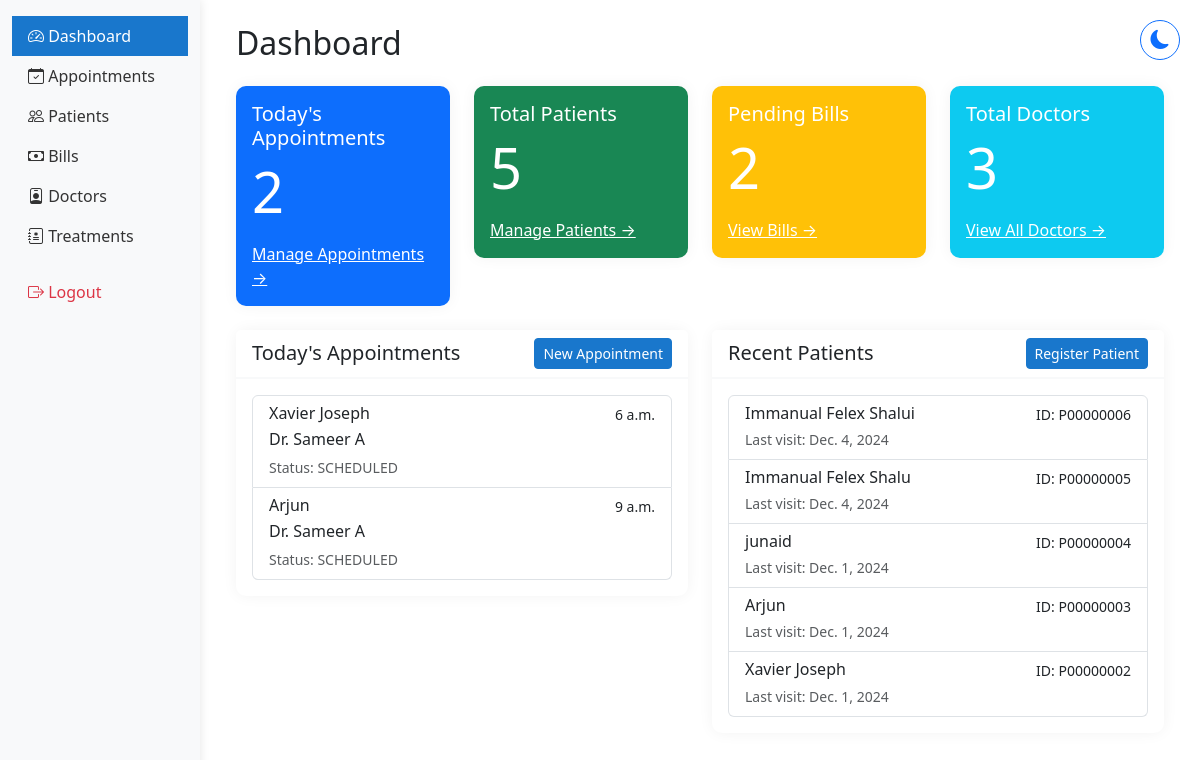
/staff/dashboard/ (signed in), run on the app's committed database.
### hmsapp/models.py (models this page shows, shortened)
class Appointment(models.Model):
    APPOINTMENT_STATUS = [
        ('SCHEDULED', 'Scheduled'),
        ('COMPLETED', 'Completed'),
        ('CANCELLED', 'Cancelled'),
        ('NO_SHOW', 'No Show'),
    ]
    appointment_id = models.CharField(max_length=10, unique=True, null=True, blank=True, default=None)
    patient = models.ForeignKey(Patient, on_delete=models.CASCADE)
    doctor = models.ForeignKey(DoctorProfile, on_delete=models.CASCADE)
    appointment_date = models.DateField()
    appointment_time = models.TimeField()
    status = models.CharField(max_length=20, choices=APPOINTMENT_STATUS, default='SCHEDULED')
    notes = models.TextField(blank=True)
    phone_number = models.CharField(max_length=15, validators=[phone_regex], null=True, blank=True)
    medical_records = models.FileField(upload_to='medical_records/', null=True, blank=True)
    google_calendar_event_id = models.CharField(max_length=100, blank=True, null=True)
    created_at = models.DateTimeField(auto_now_add=True)
    updated_at = models.DateTimeField(auto_now=True)
    class Meta:
        ordering = ['-appointment_date', '-appointment_time']

class Patient(models.Model):
    BLOOD_GROUPS = [
        ('A+', 'A+'), ('A-', 'A-'),
        ('B+', 'B+'), ('B-', 'B-'),
        ('O+', 'O+'), ('O-', 'O-'),
        ('AB+', 'AB+'), ('AB-', 'AB-'),
    ]
    GENDER_CHOICES = [
        ('MALE', 'Male'),
        ('FEMALE', 'Female'),
        ('OTHER', 'Other'),
    ]
    user = models.OneToOneField(User, on_delete=models.CASCADE)  # Changed to OneToOneField
    patient_name = models.CharField(max_length=100)  # Removed blank=True
    date_of_birth = models.DateField()
    blood_group = models.CharField(max_length=5, choices=BLOOD_GROUPS)  # Added choices
    gender = models.CharField(max_length=10, choices=GENDER_CHOICES)  # Added choices
    nationality = models.CharField(max_length=50)
    referred_by = models.CharField(max_length=100, blank=True)
    phone_number = models.CharField(max_length=15, validators=[phone_regex])
    address = models.TextField(blank=True)
    emergency_contact_name = models.CharField(max_length=100)
    emergency_contact_phone = models.CharField(max_length=15, validators=[phone_regex])
    medical_history = models.TextField(blank=True)
    drug_allergies = models.TextField(blank=True)
    food_allergies = models.TextField(blank=True)
    created_at = models.DateTimeField(auto_now_add=True)
    updated_at = models.DateTimeField(auto_now=True)
    patient_id = models.CharField(max_length=9, unique=True, blank=True)
    profile_picture = models.ImageField(
        upload_to='patients/profile_pics/',
        null=True,
        blank=True,
        validators=[FileExtensionValidator(['jpg', 'jpeg', 'png'])]
    )

class DoctorProfile(models.Model):
    user = models.OneToOneField(User, on_delete=models.CASCADE)
    specialty = models.ForeignKey('Specialty', on_delete=models.SET_NULL, null=True)
    license_number = models.CharField(max_length=50, unique=True)
    phone_number = models.CharField(max_length=15, validators=[phone_regex])
    address = models.TextField(blank=True)
    doctor_id = models.CharField(max_length=6, unique=True, blank=True)
    profile_picture = models.ImageField(
        upload_to='doctors/profile_pics/',
        null=True,
        blank=True,
        validators=[FileExtensionValidator(['jpg', 'jpeg', 'png'])]
    )
    google_calendar_enabled = models.BooleanField(default=False)
    google_calendar_credentials = models.JSONField(null=True, blank=True)
    created_at = models.DateTimeField(auto_now_add=True)
    updated_at = models.DateTimeField(auto_now=True)

### hmsapp/views.py (the view)
# urls.py: path('staff/dashboard/', views.staff_dashboard, name='staff_dashboard'),
@login_required
@staff_required
def staff_dashboard(request):
    context = {
        'staff': get_object_or_404(StaffProfile, user=request.user),
        'todays_appointments': Appointment.objects.filter(
            appointment_date=date.today()
        ).order_by('appointment_time'),
        'recent_patients': Patient.objects.order_by('-created_at')[:5],
        'pending_bills': Bill.objects.filter(
            payment_status__in=['UNPAID', 'PARTIALLY_PAID']
        ).count(),
        'total_doctors': DoctorProfile.objects.count()
    }
    return render(request, 'staff/staff_dashboard.html', context)

### hmsapp/context_processors.py (called while the page is built)
def base_template(request):
    if request.user.is_authenticated:
        if request.user.groups.filter(name='Doctors').exists():
            base_template = 'doctor/base_doctor.html'
        elif request.user.groups.filter(name='Administrators').exists():
            base_template = 'hosp_admin/base_admin.html'
        else:
            base_template = 'staff/base_staff.html'
    else:
        base_template = 'staff/base_staff.html'
    return {'base_template': base_template}

### hmsapp/templates/staff/staff_dashboard.html (shortened to what this page needs)
{% extends 'staff/base_staff.html' %}
{% block content %}
<div class="container-fluid py-4">
    <h1 class="h2 mb-4">Dashboard</h1>
    <div class="row mb-4">
        <div class="col-md-3">
            <div class="card text-white bg-primary">
                <div class="card-body">
                    <h5 class="card-title">Today's Appointments</h5>
                    <p class="card-text display-4">{{ todays_appointments.count }}</p>
                    <a href="{% url 'manage_appointments' %}" class="text-white">Manage Appointments →</a>
                </div>
            </div>
        </div>
        <div class="col-md-3">
            <div class="card text-white bg-success">
                <div class="card-body">
                    <h5 class="card-title">Total Patients</h5>
                    <p class="card-text display-4">{{ recent_patients.count }}</p>
                    <a href="{% url 'manage_patients' %}" class="text-white">Manage Patients →</a>
                </div>
            </div>
        </div>
        <div class="col-md-3">
            <div class="card text-white bg-warning">
                <div class="card-body">
                    <h5 class="card-title">Pending Bills</h5>
                    <p class="card-text display-4">{{ pending_bills }}</p>
                    <a href="{% url 'manage_bills' %}" class="text-white">View Bills →</a>
                </div>
            </div>
        </div>
        <div class="col-md-3">
            <div class="card text-white bg-info">
                <div class="card-body">
                    <h5 class="card-title">Total Doctors</h5>
                    <p class="card-text display-4">{{ total_doctors }}</p>
                    <a href="{% url 'all_doctors' %}" class="text-white">View All Doctors →</a>
                </div>
            </div>
        </div>
    </div>
    <div class="row">
        <div class="col-md-6">
            <div class="card">
                <div class="card-header d-flex justify-content-between align-items-center">
                    <h5 class="mb-0">Today's Appointments</h5>
                    <a href="{% url 'manage_appointments' %}" class="btn btn-sm btn-primary">New Appointment</a>
                </div>
                <div class="card-body">
                    {% if todays_appointments %}
                        <div class="list-group">
                        {% for appointment in todays_appointments %}
                            <a href="{% url 'view_appointment' appointment.id %}" class="list-group-item list-group-item-action">
                                <div class="d-flex w-100 justify-content-between">
                                    <h6 class="mb-1">{{ appointment.patient.patient_name }}</h6>
                                    <small>{{ appointment.appointment_time }}</small>
                                </div>
                                <p class="mb-1">Dr. {{ appointment.doctor.user.get_full_name }}</p>
                                <small class="text-muted">Status: {{ appointment.status }}</small>
                            </a>
                        {% endfor %}
                        </div>
                    {% else %}
                        <p class="text-muted">No appointments scheduled for today.</p>
                    {% endif %}
                </div>
            </div>
        </div>
        <div class="col-md-6">
            <div class="card">
                <div class="card-header d-flex justify-content-between align-items-center">
                    <h5 class="mb-0">Recent Patients</h5>
                    <a href="{% url 'manage_patients' %}" class="btn btn-sm btn-primary">Register Patient</a>
                </div>
                <div class="card-body">
                    {% if recent_patients %}
                        <div class="list-group">
                        {% for patient in recent_patients %}
                            <a href="{% url 'view_patient' patient.id %}" class="list-group-item list-group-item-action">
                                <div class="d-flex w-100 justify-content-between">
                                    <h6 class="mb-1">{{ patient.patient_name }}</h6>
                                    <small>ID: {{ patient.patient_id }}</small>
                                </div>
                                <small class="text-muted">Last visit: {{ patient.updated_at|date }}</small>
                            </a>
                        {% endfor %}
                        </div>
                    {% else %}
                        <p class="text-muted">No recent patients.</p>
                    {% endif %}
                </div>
            </div>
        </div>
    </div>
</div>
{% endblock %}

### hmsapp/templates/staff/base_staff.html (style rules this page uses)
.card { border: none; box-shadow: 0 0 15px rgba(0,0,0,0.05); border-radius: 10px; }
.card-header { background-color: white; border-bottom: 2px solid #f8f9fa; }
.btn-primary { background-color: #1977cc; border-color: #1977cc; }

### data on the page
Appointment: patient.patient_name "Xavier Joseph", appointment_time "6 a.m.", doctor.user.get_full_name "Sameer A", status "SCHEDULED"
Appointment: patient.patient_name "Arjun", appointment_time "9 a.m.", doctor.user.get_full_name "Sameer A", status "SCHEDULED"
Patient: patient_name "Immanual Felex Shalui", patient_id "P00000006", updated_at "Dec. 4, 2024"
Patient: patient_name "Immanual Felex Shalu", patient_id "P00000005", updated_at "Dec. 4, 2024"
Patient: patient_name "junaid", patient_id "P00000004", updated_at "Dec. 1, 2024"
Patient: patient_name "Arjun", patient_id "P00000003", updated_at "Dec. 1, 2024"
Patient: patient_name "Xavier Joseph", patient_id "P00000002", updated_at "Dec. 1, 2024"

### other printed values
{{ todays_appointments.count }} "2"
{{ recent_patients.count }} "5"
{{ pending_bills }} "2"
{{ total_doctors }} "3"
